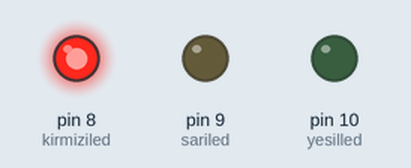
This sketch was run on a simulated Arduino Uno, built with avr-gcc and run on an emulated ATmega328P. Parts: output pins drawn as LEDs (lit = HIGH).

Above: at 2.5 s.
At 6.5 s:
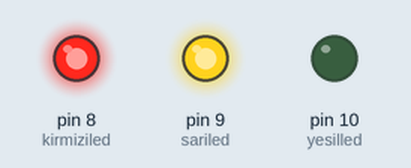
At 9.5 s:
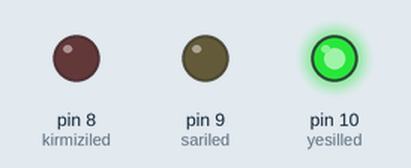
At 12.5 s:
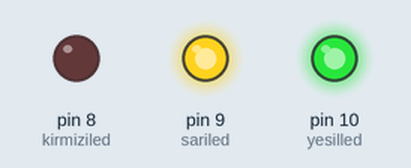
Timing chart, 0 to 18.2 s (numbered marks = the images above):
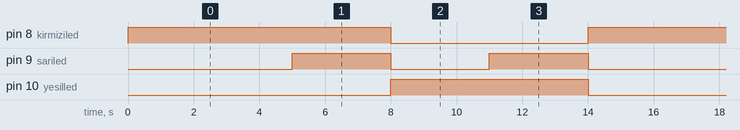

Measured:
- by itself, pin 8 (kirmiziled): alternates HIGH for 8.0 s and LOW for 6.0 s
- by itself, pin 9 (sariled): repeats every 14.0 s: LOW 3.0 s, HIGH 3.0 s, LOW 5.0 s, HIGH 3.0 s
- by itself, pin 10 (yesilled): alternates HIGH for 6.0 s and LOW for 8.0 s

The sketch:

problem_seti-2.ino
```cpp
int kirmiziled = 8;
int sariled = 9;
int yesilled = 10;
void setup() {

pinMode(kirmiziled, OUTPUT);
pinMode(sariled, OUTPUT);
pinMode(yesilled, OUTPUT);

}

void loop() {

digitalWrite(kirmiziled, HIGH); // kırmızı ledimizi yaktık.
delay(5000); // 5 saniye kırmızı ledimiz yanar (buradaki 1000 degeri milisaniye cinsindendir. 1000milisaniye=1saniye).
digitalWrite(sariled, HIGH); // sarı ledimizi yaktık.
delay(3000); // 3 saniye sarı led yanar.
 digitalWrite(kirmiziled, LOW); // kırmızı ledimizi söndürdük.

digitalWrite(sariled, LOW); // sarı ledimizi söndürdük.
digitalWrite(yesilled, HIGH); // yeşil ledimizi yaktık.
delay(3000); // 3 saniye yesil led yanar.
digitalWrite(sariled, HIGH); // sarı ledimizi yaktık.
delay(3000); // 3 saniye sarı led yanar.
digitalWrite(yesilled, LOW); // yeşil ledimizi söndürdük.
digitalWrite(sariled, LOW); // sarı ledimizi söndürdük.

}
```
